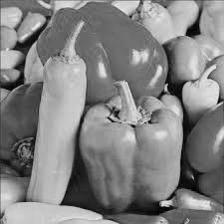
#> input picture hw12024_input_img/hw12024/peppers.jpg, 224 x 224 px
$ python Ex1.py
#> lines starting #> are read from the running program, lines starting #| are printed output that depends on the picture
import numpy as np
import cv2
from matplotlib import pyplot as plt


def interpulation(pic):  # 1.a
    """ This function does super resolution by bilinear interpulation
        pic: 2D numpy array of the original image (n*m)
        return: 2D numpy array of the new image (2n*2m)"""
    n, m = pic.shape
    new_pic = np.zeros((2 * n, 2 * m))
    for i in range(n):
        for j in range(m):
            new_pic[2 * i, 2 * j] = pic[i, j]
            new_pic[2 * i + 1, 2 * j] = pic[i, j]
            new_pic[2 * i, 2 * j + 1] = pic[i, j]
            new_pic[2 * i + 1, 2 * j + 1] = pic[i, j]
    return new_pic


def plot_hist(img, title='Image Histogram'):
    hist, bins = np.histogram(img.flatten(), 256, [0, 256])  # allowed?
    plt.plot(hist, color='gray')
    plt.xlim([0, 256])
    plt.title(title)
    plt.show()


def stretch_contrast(img, title='Stretched Image'):
    """
    This function stretches the contrast of the image - for each pixel value, the new value is calculated by:
    new_value = (value - min_value) * 255 / (max_value - min_value)
    :param img: 2D numpy array of the original image
    :return: stretched image
    """
    min_value = np.min(img)
    max_value = np.max(img)
    new_img = (img - min_value) * 255 / (max_value - min_value)

    # Plot the new image and its histogram
    plt.imshow(new_img, cmap='gray')
    plt.title(title)
    plt.show()
    return new_img


def equalize_hist(img, title='Equalized Image'):
    """
    This function equalizes the histogram of the image
    :param img: 2D numpy array of the original image
    :return: equalized image
    """
    hist, bins = np.histogram(img.flatten(), 256, [0, 256])
    cdf = hist.cumsum()
    cdf_normalized = cdf * hist.max() / cdf.max()
    cdf_m = np.ma.masked_equal(cdf, 0)
    cdf_m = (cdf_m - cdf_m.min()) * 255 / (cdf_m.max() - cdf_m.min())
    cdf = np.ma.filled(cdf_m, 0).astype('uint8')
    new_img = cdf[img]
    # Plot the new image and its histogram
    plt.imshow(new_img, cmap='gray')
    plt.title(title)
    plt.show()
    return new_img


if __name__ == '__main__':
    # Part A
    # 1.Interpolation:
    # 1.b
    print('Loading peppers image')
    peppers = cv2.imread('./hw12024_input_img/hw12024/peppers.jpg', 0)
#> peppers is the input picture: shape (224, 224); min 0, max 239, mean 129.9
    print('Interpolating peppers image by 2')
    peppers_interp_by_2 = interpulation(peppers)
    print('Saving interpolated peppers image (by 2)')
    # cv2.imwrite('./output/peppers_interp_by_2.jpg', peppers_interp_by_2)
    # 1.c
    print('Interpolating peppers image by 8 - 3 times interpulation by 2')
    peppers_interp_by_8 = interpulation(interpulation(interpulation(peppers)))
    print('Saving interpolated peppers image (by 8)')
    # cv2.imwrite('./output/peppers_interp_by_8.jpg', peppers_interp_by_8)

    # 2.Equal Histogram:
    print('Loading leaf image')
    leaf = cv2.imread('./hw12024_input_img/hw12024/leafs.jpg', 0)
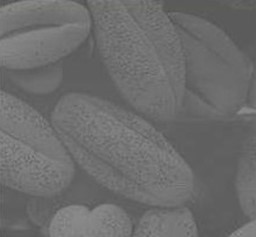
#> input picture hw12024_input_img/hw12024/leafs.jpg, 256 x 237 px
#> leaf: shape (237, 256); min 81, max 144, mean 108.9
    # 2.a
    print('Calculating and plotting the histogram of the leaf image by the pixels values (0-255)')
    plt.title('Leaf Image Histogram')
    plot_hist(leaf, 'Leaf Image Histogram')
#> in plot_hist, `hist, bins = np.histogram(img.flatten(), 256, [0, 256])`: hist = 256 values, max 3283 at index 95, min 0 at index 0, mean 237; bins = 257 values from 0 to 256
#> in plot_hist, `plt.show()`:
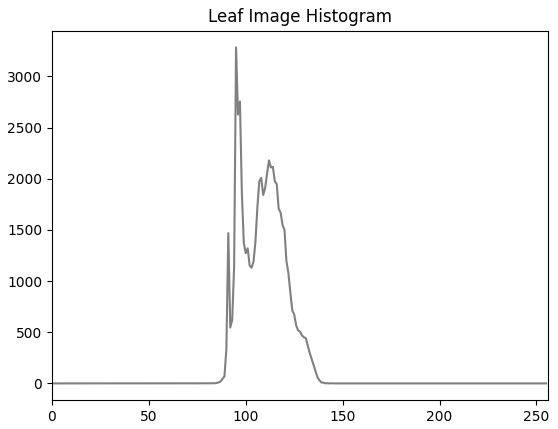
#> figure drawn by matplotlib, 1 panel; curve peaks at x = 95, y = 3283
    # 2.b
    print('Stretching contrast of the leaf image')
    strech_leaf = stretch_contrast(leaf, 'Stretched Leaf Image')
#> in stretch_contrast, `min_value = np.min(img)`: min_value = 81
#> in stretch_contrast, `max_value = np.max(img)`: max_value = 144
#> in stretch_contrast, `new_img = (img - min_value) * 255 / (max_value - min_value)`:
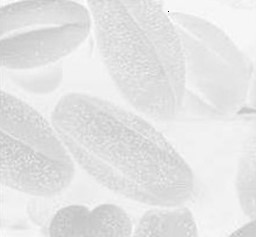
#> new_img: shape (237, 256) float64; min 0, max 4.05, mean 3.62; drawn with min black and max white
    plot_hist(strech_leaf, 'Stretched Leaf Image Histogram')
#> call 2 of plot_hist, with title = 'Stretched Leaf Image Histogram'
#> in plot_hist (call 2), `hist, bins = np.histogram(img.flatten(), 256, [0, 256])`: hist = 256 values, max 60662 at index 3, min 0 at index 1, mean 237
#> in plot_hist (call 2), `plt.show()`:
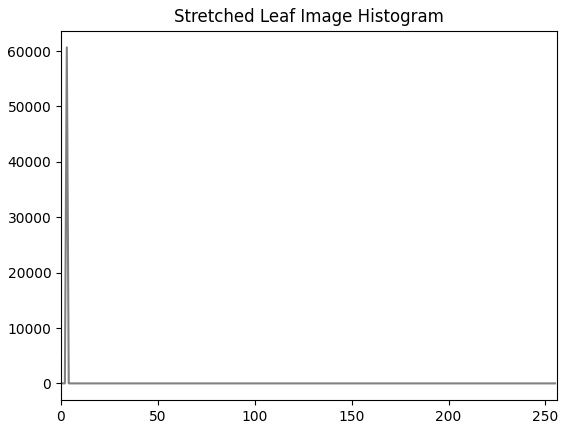
#> figure drawn by matplotlib, 1 panel; curve peaks at x = 3, y = 60662
    # 2.c
    print('Equalizing the histogram of the leaf image')
    equalize_leaf = equalize_hist(leaf, 'Equalized Leaf Image')
#> in equalize_hist, `hist, bins = np.histogram(img.flatten(), 256, [0, 256])`: hist = 256 values, max 3283 at index 95, min 0 at index 0, mean 237; bins = 257 values from 0 to 256
#> in equalize_hist, `cdf = hist.cumsum()`: cdf = 256 values from 0 to 60672
#> in equalize_hist, `cdf_normalized = cdf * hist.max() / cdf.max()`: cdf_normalized = 256 values from 0 to 3283
#> in equalize_hist, `cdf = np.ma.filled(cdf_m, 0).astype('uint8')`: cdf = 256 values from 0 to 255
#> in equalize_hist, `new_img = cdf[img]`:
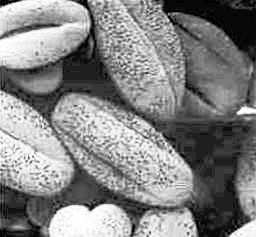
#> new_img: shape (237, 256); min 0, max 255, mean 130.6
    plot_hist(equalize_leaf, 'Equalized Leaf Image Histogram')
#> call 3 of plot_hist, with title = 'Equalized Leaf Image Histogram'
#> in plot_hist (call 3), `hist, bins = np.histogram(img.flatten(), 256, [0, 256])`: hist = 256 values, max 3283 at index 31, min 0 at index 1, mean 237
#> in plot_hist (call 3), `plt.show()`:
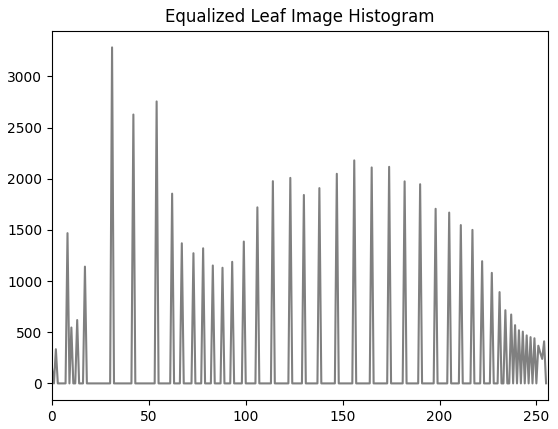
#> figure drawn by matplotlib, 1 panel; curve peaks at x = 31, y = 3283
    print('Done')
